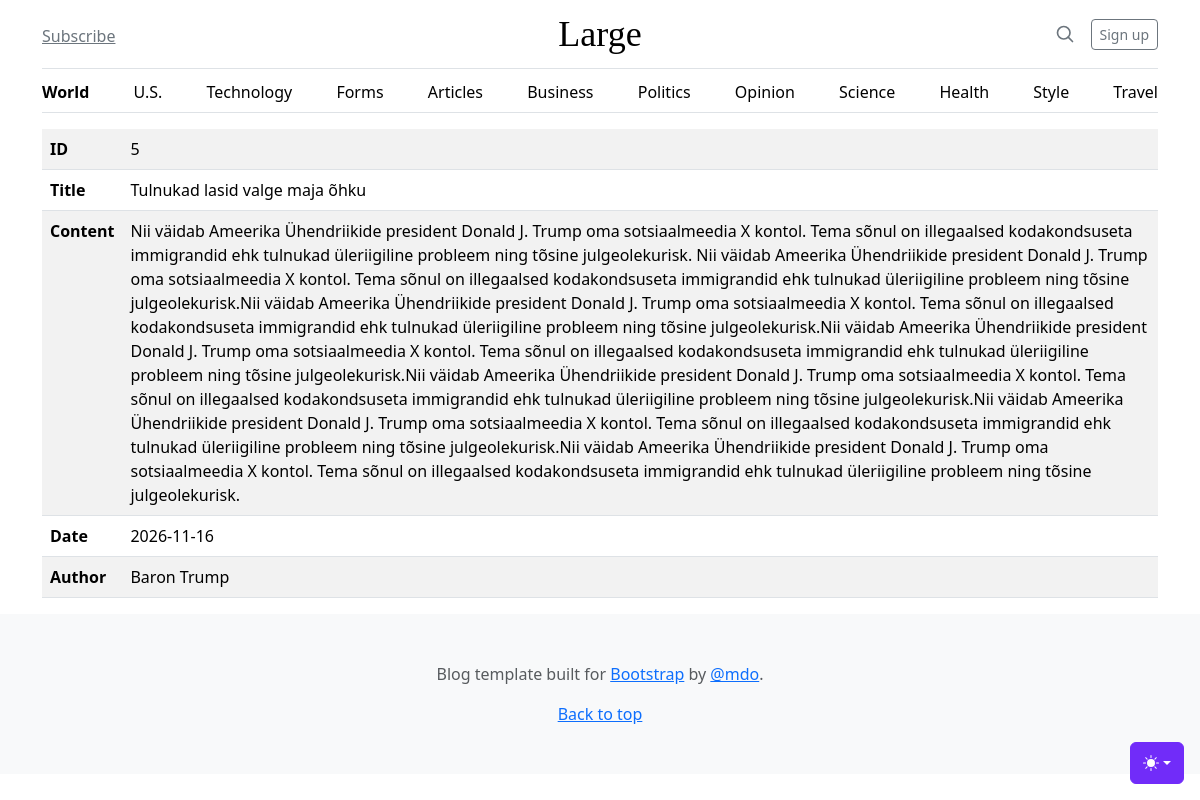
The app's page /admin/articles/view?id=5 with its own data.
### tables this page shows
CREATE TABLE articles
(
    id     integer
        constraint articles_pk
            primary key autoincrement,
    title  text     not null,
    body   text,
    date   datetime not null,
    author text     not null
);

### helpers.php (called while the page is built, shortened)
<?php
function view($viewName, $variables=[]){
    extract($variables);
    include __DIR__ . "/views/$viewName.php";
}

### src/DB.php (called while the page is built, shortened)
<?php
class DB {
    private $conn;
    public function __construct()
    {
        try {
            $this->conn = new PDO("sqlite:" . __DIR__ . '/../db.sqlite');
            $this->conn->setAttribute(PDO::ATTR_ERRMODE, PDO::ERRMODE_EXCEPTION);
        } catch (PDOException $e) {
            echo "Connection failed: " . $e->getMessage();
        }
    }
    public function find($table, $class, $id) {
        $sql = "SELECT * FROM $table WHERE id=$id";
        $result = $this->conn->query($sql);
        $result->setFetchMode(PDO::FETCH_CLASS, $class);
        return $result->fetch();
    }
}

### src/Models/Model.php (called while the page is built, shortened)
<?php
abstract class Model {
    protected static string $table;
    public static function find($id) {
        $db = new DB();
        return $db->find(static::$table, static::class, $id);
    }
}

### views/articles/view.php (the view)
<?php include __DIR__ . '/../partials/header.php'; ?>
<main class="container">
  <table class="table table-hover table-striped">
    <tbody>
      <tr>
        <th>ID</th>
        <td><?= $article->id ?></td>
      </tr>
      <tr>
        <th>Title</th>
        <td><?= $article->title ?></td>
      </tr>
      <tr>
        <th>Content</th>
        <td><?= $article->body ?></td>
      </tr>
      <tr>
        <th>Date</th>
        <td><?= $article->date ?></td>
      </tr>
      <tr>
        <th>Author</th>
        <td><?= $article->author ?></td>
      </tr>
    </tbody>
  </table>
</main>
<?php include __DIR__ . '/../partials/footer.php'; ?>

### records on screen
articles: id "5", title "Tulnukad lasid valge maja õhku", body "Nii väidab Ameerika Ühendriikide president Donald J. Trump oma sotsiaalmeedia X kontol. Tema sõnul on illegaalsed kodakondsuseta immigrandid ehk tulnukad üleriigiline probleem ning tõsine julgeolekurisk. Nii väidab Ameerika Ühendriikide president Donald J. Trump oma sotsiaalmeedia X kontol. Tema sõnul on illegaalsed kodakondsuseta immigrandid ehk tulnukad üleriigiline probleem ning tõsine julgeolekurisk.Nii väidab Ameerika Ühendriikide president Donald J. Trump oma sotsiaalmeedia X kontol. Tema sõnul on illegaalsed kodakondsuseta immigrandid ehk tulnukad üleriigiline probleem ning tõsine julgeolekurisk.Nii väidab Ameerika Ühendriikide president Donald J. Trump oma sotsiaalmeedia X kontol.…", date "2026-11-16", author "Baron Trump"
